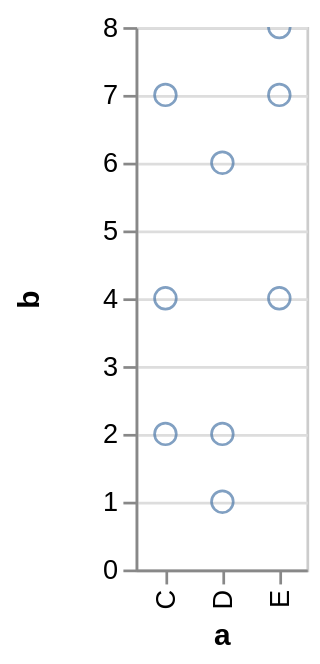

Vega-Lite specification stored for this chart:
### Vega specification from a JSON file in a GitHub repository (floating-point values rounded to 4 significant figures)
{"$schema": "https://vega.github.io/schema/vega/v3.0.json", "autosize": "pad", "padding": 5, "encode": {"update": {"stroke": {"value": "#ccc"}, "fill": {"value": "transparent"}}}, "data": [{"name": "source_0", "values": [{"a": "C", "b": 2}, {"a": "C", "b": 7}, {"a": "C", "b": 4}, {"a": "D", "b": 1}, {"a": "D", "b": 2}, {"a": "D", "b": 6}, {"a": "E", "b": 8}, {"a": "E", "b": 4}, {"a": "E", "b": 7}]}, {"name": "data_0", "source": "source_0", "transform": [{"type": "formula", "expr": "toNumber(datum[\"b\"])", "as": "b"}, {"type": "filter", "expr": "datum[\"b\"] !== null && !isNaN(datum[\"b\"])"}]}], "signals": [{"name": "x_step", "value": 21}, {"name": "width", "update": "bandspace(domain('x').length, 1, 0.5) * x_step"}, {"name": "height", "update": "200"}], "marks": [{"name": "marks", "type": "symbol", "clip": true, "role": "point", "from": {"data": "data_0"}, "encode": {"update": {"x": {"scale": "x", "field": "a"}, "y": {"scale": "y", "field": "b"}, "stroke": {"value": "#4c78a8"}, "fill": {"value": "transparent"}, "opacity": {"value": 0.7}}}}], "scales": [{"name": "x", "type": "point", "domain": {"data": "data_0", "field": "a", "sort": true}, "range": {"step": {"signal": "x_step"}}, "round": true, "padding": 0.5}, {"name": "y", "type": "linear", "domain": {"data": "data_0", "field": "b"}, "range": [{"signal": "height"}, 0], "round": true, "nice": true, "zero": true}], "axes": [{"scale": "x", "orient": "bottom", "tickCount": 5, "title": "a", "zindex": 1, "encode": {"labels": {"update": {"angle": {"value": 270}, "align": {"value": "right"}, "baseline": {"value": "middle"}}}}}, {"scale": "y", "maxExtent": 30, "minExtent": 30, "orient": "left", "title": "b", "zindex": 1}, {"scale": "y", "domain": false, "grid": true, "labels": false, "orient": "left", "ticks": false, "zindex": 0, "gridScale": "x"}], "config": {"axis": {"quantitativeExtent": 30}}}
